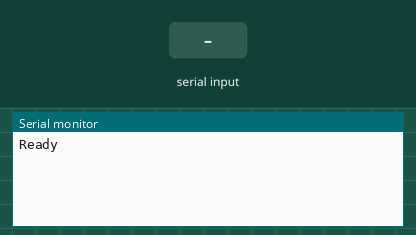
The sketch below on a simulated Arduino Mega 2560, built with avr-gcc and run on an emulated ATmega2560. Parts: the last lines printed to the serial monitor. Inputs (shaded band) come from the test bench.

Above: at 1.2 s.
1.3 s: "1" received over the second serial link
At 2.4 s:
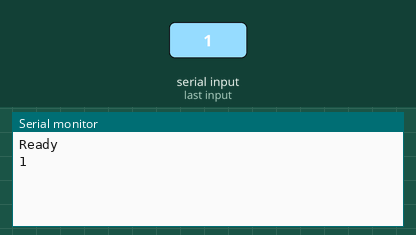
2.8 s: "0" received over the second serial link
At 3.5 s:
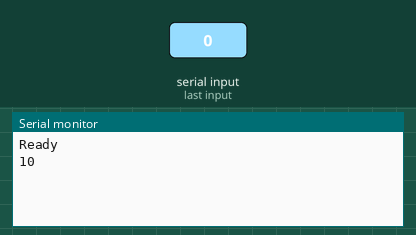

The sketch:

hc-05.ino
```cpp
void setup() {
  Serial.begin(9600); // Initialize serial communication for Arduino at 9600 baud
  Serial.println("Ready");
  Serial1.begin(9600); // Initialize serial communication for Raspberry Pi at 9600 baud
}

void loop() {
  // Check if there is data available to read from the Raspberry Pi
  if (Serial1.available()) {
    Serial.write(Serial1.read()); // Read the data from Serial1 and write it to the Serial (Arduino)
  }

  // Check if there is data available to read from the Arduino
  if (Serial.available()) {
    Serial1.write(Serial.read()); // Read the data from Serial (Arduino) and write it to Serial1 (Raspberry Pi)
  }
}
```

Measured:
- after the input at 1.3 s, the serial monitor: prints a new line at once (image 1)
- after the input at 2.8 s, the serial monitor: prints a new line at once (image 2)
